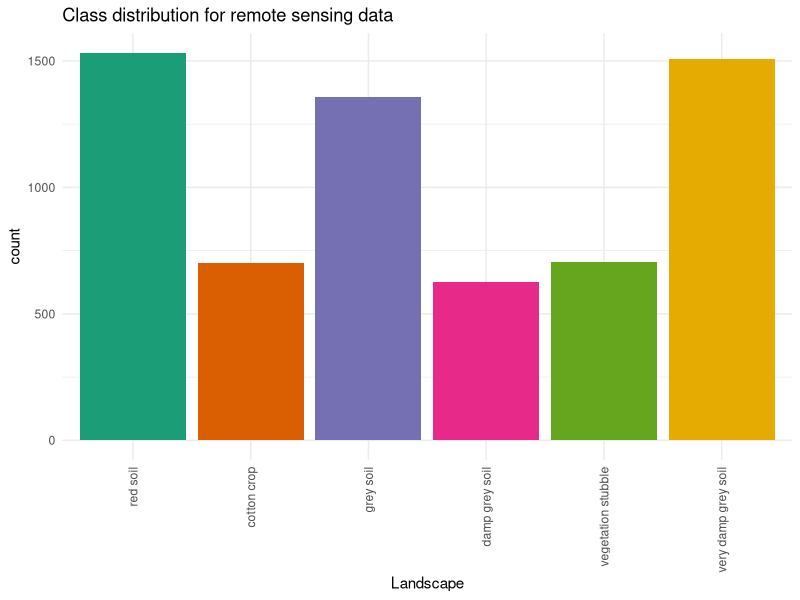
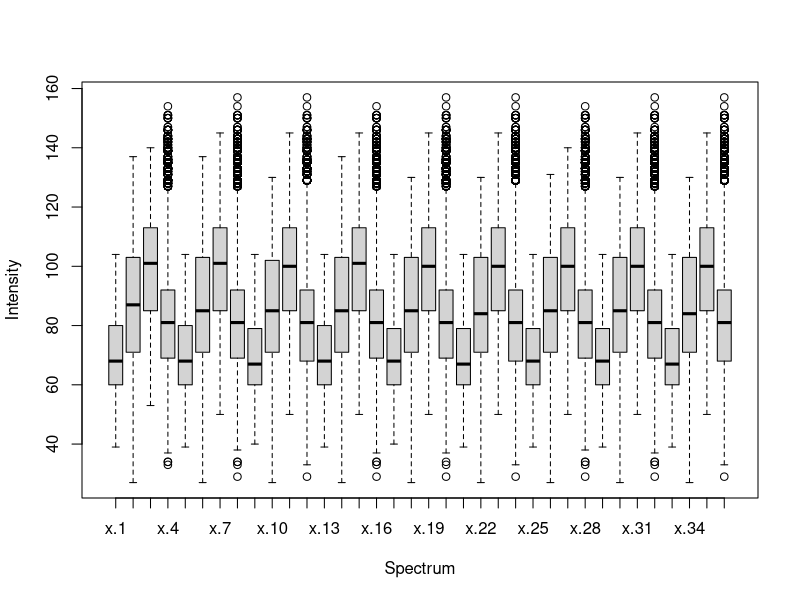
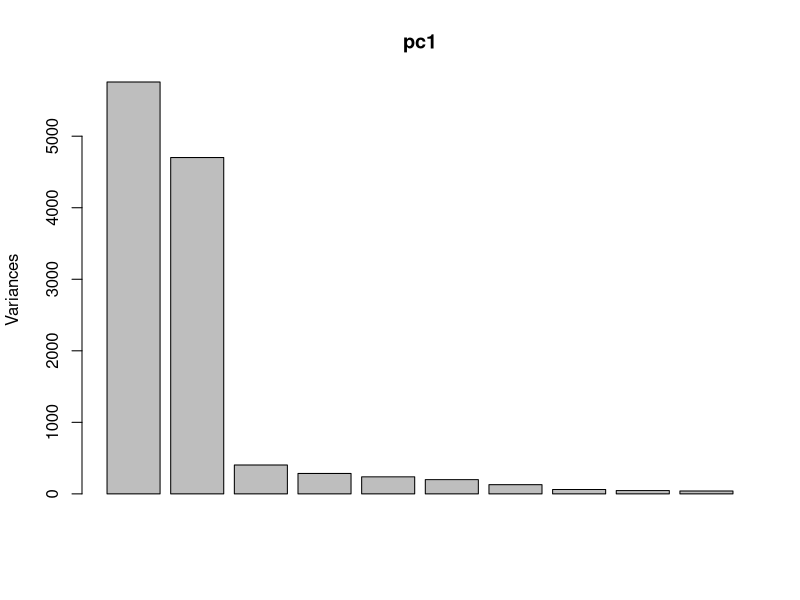
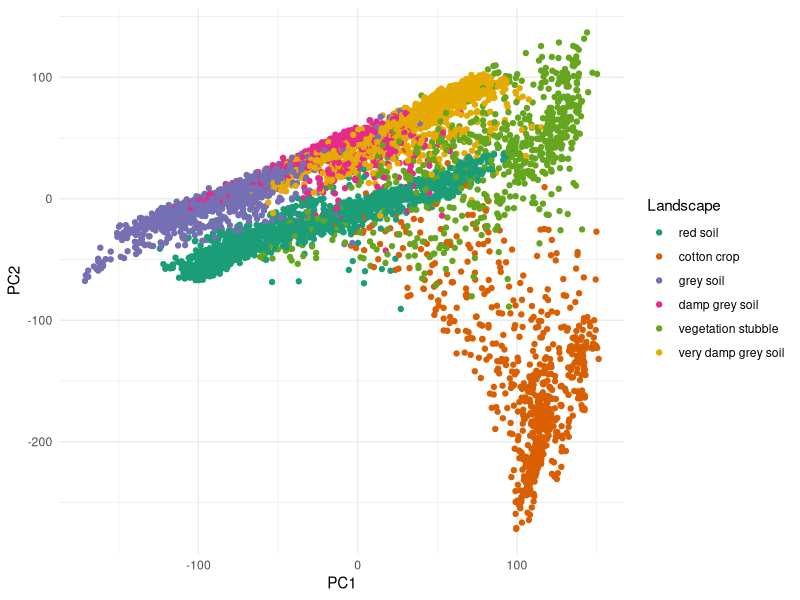
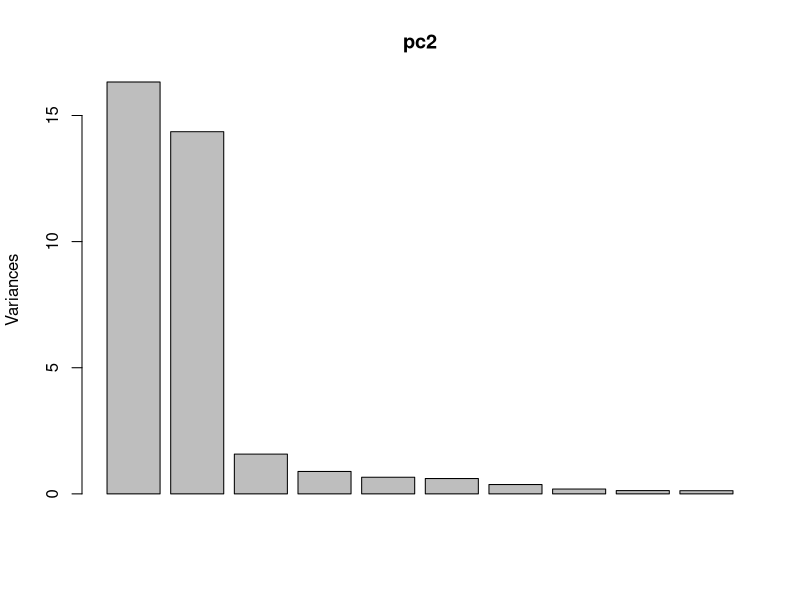
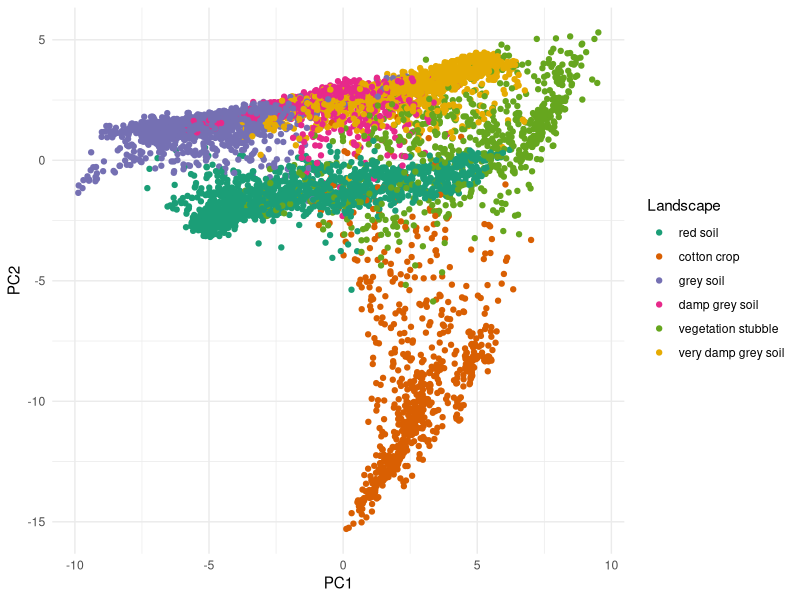
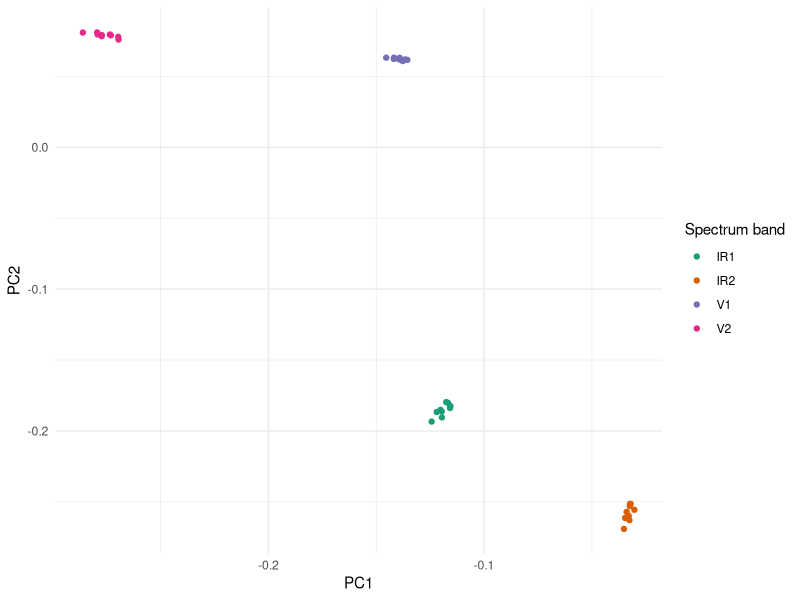
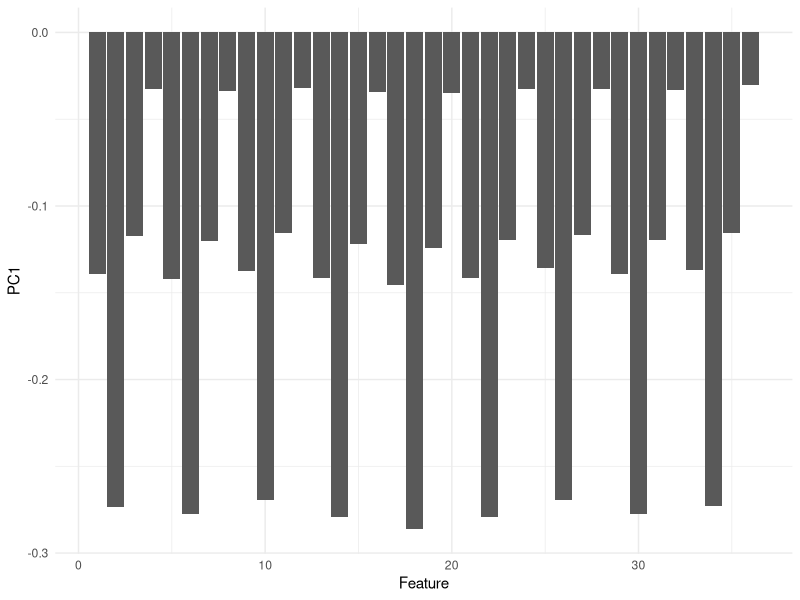

These charts were generated, in order, by the following R code:
## ---- chunk 1
knitr::opts_chunk$set(echo = TRUE)
## ---- chunk 2
library(tidyverse)
library(mlbench)
data(Satellite)

as_tibble(Satellite)
## ---- chunk 3
ggplot(Satellite, aes(x=classes, fill=classes)) +
  geom_bar(show.legend=FALSE) +
  scale_fill_brewer(palette="Dark2") +
  labs(x="Landscape",
       title="Class distribution for remote sensing data") +
  theme_minimal() +
  theme(axis.text.x = element_text(angle = 90, vjust = 0.5, hjust=1))
## ---- chunk 4
satellite <- as.matrix(Satellite[,1:36])

satellite_cl <- Satellite$classes
satellite_bd <- rep(c("V1", "V2", "IR1", "IR2"),
                    length.out=ncol(satellite))

table(satellite_cl)
## ---- chunk 5
boxplot(satellite, xlab="Spectrum", ylab="Intensity")
## ---- chunk 6
pc1 <- prcomp(satellite)

summary(pc1)

plot(pc1)
## ---- chunk 7
as_tibble(pc1$x) %>%
  ggplot(aes(x=PC1, y=PC2, color=satellite_cl)) +
  geom_point() +
  scale_color_brewer(palette="Dark2") +
  labs(color="Landscape") +
  theme_minimal()
## ---- chunk 8
pc2 <- prcomp(satellite, scale.=TRUE)

summary(pc2)

plot(pc2)
## ---- chunk 9
as_tibble(pc2$x) %>%
  ggplot(aes(x=PC1, y=PC2, color=satellite_cl)) +
  geom_point() +
  scale_color_brewer(palette="Dark2") +
  labs(color="Landscape") +
  theme_minimal()
## ---- chunk 10
as_tibble(pc1$rotation) %>%
  ggplot(aes(x=PC1, y=PC2, color=satellite_bd)) +
  geom_point() +
  scale_color_brewer(palette="Dark2") +
  labs(color="Spectrum band") +
  theme_minimal()
## ---- chunk 11
as_tibble(pc1$rotation) %>%
  ggplot(aes(x=seq_len(ncol(satellite)), y=PC1)) +
  geom_col() +
  labs(x="Feature") +
  theme_minimal()
## ---- chunk 12
as_tibble(pc1$rotation) %>%
  ggplot(aes(x=seq_len(ncol(satellite)), y=PC2)) +
  geom_col() +
  labs(x="Feature") +
  theme_minimal()
## ---- chunk 13
library(Rtsne)

set.seed(1)
tsne1 <- Rtsne(satellite, perplexity=10)

colnames(tsne1$Y) <- c("C1", "C2")

tc1 <- as_tibble(tsne1$Y)
tc1
## ---- chunk 14
ggplot(tc1, aes(x=C1, y=C2, color=satellite_cl)) +
  geom_point() +
  scale_color_brewer(palette="Dark2") +
  labs(color="Spectrum band",
       title="Perplexity = 10") +
  theme_minimal()
## ---- chunk 15
set.seed(1)
tsne2 <- Rtsne(satellite, perplexity=30)

colnames(tsne2$Y) <- c("C1", "C2")

tc2 <- as_tibble(tsne2$Y)
tc2
## ---- chunk 16
ggplot(tc2, aes(x=C1, y=C2, color=satellite_cl)) +
  geom_point() +
  scale_color_brewer(palette="Dark2") +
  labs(color="Spectrum band",
       title="Perplexity = 30") +
  theme_minimal()
## ---- chunk 17
set.seed(1)
tsne3 <- Rtsne(satellite, perplexity=50)

colnames(tsne3$Y) <- c("C1", "C2")

tc3 <- as_tibble(tsne3$Y)
tc3
## ---- chunk 18
ggplot(tc3, aes(x=C1, y=C2, color=satellite_cl)) +
  geom_point() +
  scale_color_brewer(palette="Dark2") +
  labs(color="Spectrum band",
       title="Perplexity = 50") +
  theme_minimal()
## ---- chunk 19
hc1 <- hclust(dist(satellite), method="complete")

plot(hc1)
## ---- chunk 20
hc1_cl <- factor(cutree(hc1, k=6))

ggplot(tc2, aes(x=C1, y=C2, color=hc1_cl, shape=satellite_cl)) +
  geom_point() +
  scale_color_brewer(palette="Set1") +
  labs(shape="Landscape", color="Cluster",
       title="Complete linkage") +
  theme_minimal()
## ---- chunk 21
hc2 <- hclust(dist(satellite), method="average")

plot(hc2)
## ---- chunk 22
hc2_cl <- factor(cutree(hc2, k=6))

ggplot(tc2, aes(x=C1, y=C2, color=hc2_cl, shape=satellite_cl)) +
  geom_point() +
  scale_color_brewer(palette="Set1") +
  labs(shape="Landscape", color="Cluster",
       title="Average linkage") +
  theme_minimal()
## ---- chunk 23
hc3 <- hclust(dist(satellite), method="single")

plot(hc3)
## ---- chunk 24
hc3_cl <- factor(cutree(hc3, k=6))

ggplot(tc2, aes(x=C1, y=C2, color=hc3_cl, shape=satellite_cl)) +
  geom_point() +
  scale_color_brewer(palette="Set1") +
  labs(shape="Landscape", color="Cluster",
       title="Single linkage") +
  theme_minimal()
## ---- chunk 25
set.seed(1)

km <- kmeans(satellite, centers=6)
## ---- chunk 26
km_cl <- factor(km$cluster)

ggplot(tc2, aes(x=C1, y=C2, color=km_cl, shape=satellite_cl)) +
  geom_point() +
  scale_color_brewer(palette="Set1") +
  labs(shape="Landscape", color="Cluster") +
  theme_minimal()
## ---- chunk 27
ks <- 2:10

tot_within_ss <- sapply(ks, function(k) {
    cl <- kmeans(satellite, k, nstart = 10)
    cl$tot.withinss
})
## ---- chunk 28
plot(ks, tot_within_ss, type = "b",
     main = "Selection of # of clusters for satellite data",
     ylab = "Total within squared distances",
     xlab = "Values of k tested")
abline(v=3, col="green", lty=2)
## ---- chunk 29
sessionInfo()
